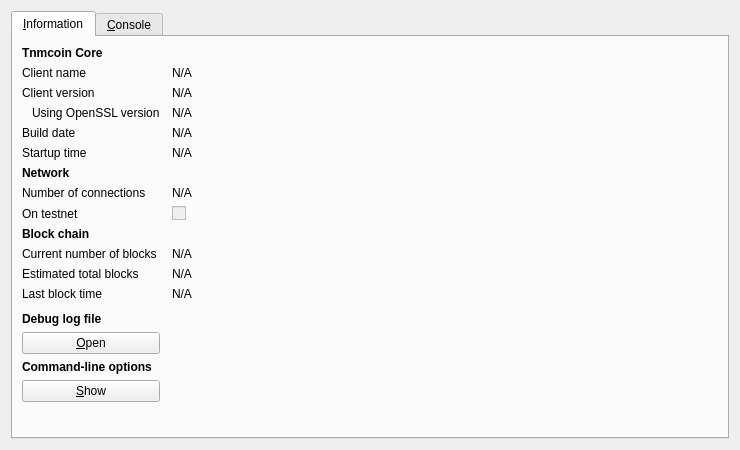
<?xml version="1.0" encoding="UTF-8"?>
<ui version="4.0">
 <class>RPCConsole</class>
 <widget class="QDialog" name="RPCConsole">
  <property name="geometry">
   <rect>
    <x>0</x>
    <y>0</y>
    <width>740</width>
    <height>450</height>
   </rect>
  </property>
  <property name="windowTitle">
   <string>Tnmcoin - Debug window</string>
  </property>
  <layout class="QVBoxLayout" name="verticalLayout_2">
   <item>
    <widget class="QTabWidget" name="tabWidget">
     <property name="currentIndex">
      <number>0</number>
     </property>
     <widget class="QWidget" name="tab_info">
      <attribute name="title">
       <string>&amp;Information</string>
      </attribute>
      <layout class="QGridLayout" name="gridLayout" columnstretch="0,1">
       <property name="horizontalSpacing">
        <number>12</number>
       </property>
       <item row="0" column="0">
        <widget class="QLabel" name="label_9">
         <property name="font">
          <font>
           <weight>75</weight>
           <bold>true</bold>
          </font>
         </property>
         <property name="text">
          <string>Tnmcoin Core</string>
         </property>
        </widget>
       </item>
       <item row="1" column="0">
        <widget class="QLabel" name="label_5">
         <property name="text">
          <string>Client name</string>
         </property>
        </widget>
       </item>
       <item row="1" column="1">
        <widget class="QLabel" name="clientName">
         <property name="cursor">
          <cursorShape>IBeamCursor</cursorShape>
         </property>
         <property name="text">
          <string>N/A</string>
         </property>
         <property name="textFormat">
          <enum>Qt::PlainText</enum>
         </property>
         <property name="textInteractionFlags">
          <set>Qt::LinksAccessibleByMouse|Qt::TextSelectableByKeyboard|Qt::TextSelectableByMouse</set>
         </property>
        </widget>
       </item>
       <item row="2" column="0">
        <widget class="QLabel" name="label_6">
         <property name="text">
          <string>Client version</string>
         </property>
        </widget>
       </item>
       <item row="2" column="1">
        <widget class="QLabel" name="clientVersion">
         <property name="cursor">
          <cursorShape>IBeamCursor</cursorShape>
         </property>
         <property name="text">
          <string>N/A</string>
         </property>
         <property name="textFormat">
          <enum>Qt::PlainText</enum>
         </property>
         <property name="textInteractionFlags">
          <set>Qt::LinksAccessibleByMouse|Qt::TextSelectableByKeyboard|Qt::TextSelectableByMouse</set>
         </property>
        </widget>
       </item>
       <item row="3" column="0">
        <widget class="QLabel" name="label_14">
         <property name="text">
          <string>Using OpenSSL version</string>
         </property>
         <property name="indent">
          <number>10</number>
         </property>
        </widget>
       </item>
       <item row="3" column="1">
        <widget class="QLabel" name="openSSLVersion">
         <property name="cursor">
          <cursorShape>IBeamCursor</cursorShape>
         </property>
         <property name="text">
          <string>N/A</string>
         </property>
         <property name="textFormat">
          <enum>Qt::PlainText</enum>
         </property>
         <property name="textInteractionFlags">
          <set>Qt::LinksAccessibleByMouse|Qt::TextSelectableByKeyboard|Qt::TextSelectableByMouse</set>
         </property>
        </widget>
       </item>
       <item row="4" column="0">
        <widget class="QLabel" name="label_12">
         <property name="text">
          <string>Build date</string>
         </property>
        </widget>
       </item>
       <item row="4" column="1">
        <widget class="QLabel" name="buildDate">
         <property name="cursor">
          <cursorShape>IBeamCursor</cursorShape>
         </property>
         <property name="text">
          <string>N/A</string>
         </property>
         <property name="textFormat">
          <enum>Qt::PlainText</enum>
         </property>
         <property name="textInteractionFlags">
          <set>Qt::LinksAccessibleByMouse|Qt::TextSelectableByKeyboard|Qt::TextSelectableByMouse</set>
         </property>
        </widget>
       </item>
       <item row="5" column="0">
        <widget class="QLabel" name="label_13">
         <property name="text">
          <string>Startup time</string>
         </property>
        </widget>
       </item>
       <item row="5" column="1">
        <widget class="QLabel" name="startupTime">
         <property name="cursor">
          <cursorShape>IBeamCursor</cursorShape>
         </property>
         <property name="text">
          <string>N/A</string>
         </property>
         <property name="textFormat">
          <enum>Qt::PlainText</enum>
         </property>
         <property name="textInteractionFlags">
          <set>Qt::LinksAccessibleByMouse|Qt::TextSelectableByKeyboard|Qt::TextSelectableByMouse</set>
         </property>
        </widget>
       </item>
       <item row="6" column="0">
        <widget class="QLabel" name="label_11">
         <property name="font">
          <font>
           <weight>75</weight>
           <bold>true</bold>
          </font>
         </property>
         <property name="text">
          <string>Network</string>
         </property>
        </widget>
       </item>
       <item row="7" column="0">
        <widget class="QLabel" name="label_7">
         <property name="text">
          <string>Number of connections</string>
         </property>
        </widget>
       </item>
       <item row="7" column="1">
        <widget class="QLabel" name="numberOfConnections">
         <property name="cursor">
          <cursorShape>IBeamCursor</cursorShape>
         </property>
         <property name="text">
          <string>N/A</string>
         </property>
         <property name="textFormat">
          <enum>Qt::PlainText</enum>
         </property>
         <property name="textInteractionFlags">
          <set>Qt::LinksAccessibleByMouse|Qt::TextSelectableByKeyboard|Qt::TextSelectableByMouse</set>
         </property>
        </widget>
       </item>
       <item row="8" column="0">
        <widget class="QLabel" name="label_8">
         <property name="text">
          <string>On testnet</string>
         </property>
        </widget>
       </item>
       <item row="8" column="1">
        <widget class="QCheckBox" name="isTestNet">
         <property name="enabled">
          <bool>false</bool>
         </property>
         <property name="text">
          <string/>
         </property>
        </widget>
       </item>
       <item row="9" column="0">
        <widget class="QLabel" name="label_10">
         <property name="font">
          <font>
           <weight>75</weight>
           <bold>true</bold>
          </font>
         </property>
         <property name="text">
          <string>Block chain</string>
         </property>
        </widget>
       </item>
       <item row="10" column="0">
        <widget class="QLabel" name="label_3">
         <property name="text">
          <string>Current number of blocks</string>
         </property>
        </widget>
       </item>
       <item row="10" column="1">
        <widget class="QLabel" name="numberOfBlocks">
         <property name="cursor">
          <cursorShape>IBeamCursor</cursorShape>
         </property>
         <property name="text">
          <string>N/A</string>
         </property>
         <property name="textFormat">
          <enum>Qt::PlainText</enum>
         </property>
         <property name="textInteractionFlags">
          <set>Qt::LinksAccessibleByMouse|Qt::TextSelectableByKeyboard|Qt::TextSelectableByMouse</set>
         </property>
        </widget>
       </item>
       <item row="11" column="0">
        <widget class="QLabel" name="label_4">
         <property name="text">
          <string>Estimated total blocks</string>
         </property>
        </widget>
       </item>
       <item row="11" column="1">
        <widget class="QLabel" name="totalBlocks">
         <property name="cursor">
          <cursorShape>IBeamCursor</cursorShape>
         </property>
         <property name="text">
          <string>N/A</string>
         </property>
         <property name="textFormat">
          <enum>Qt::PlainText</enum>
         </property>
         <property name="textInteractionFlags">
          <set>Qt::LinksAccessibleByMouse|Qt::TextSelectableByKeyboard|Qt::TextSelectableByMouse</set>
         </property>
        </widget>
       </item>
       <item row="12" column="0">
        <widget class="QLabel" name="label_2">
         <property name="text">
          <string>Last block time</string>
         </property>
        </widget>
       </item>
       <item row="12" column="1">
        <widget class="QLabel" name="lastBlockTime">
         <property name="cursor">
          <cursorShape>IBeamCursor</cursorShape>
         </property>
         <property name="text">
          <string>N/A</string>
         </property>
         <property name="textFormat">
          <enum>Qt::PlainText</enum>
         </property>
         <property name="textInteractionFlags">
          <set>Qt::LinksAccessibleByMouse|Qt::TextSelectableByKeyboard|Qt::TextSelectableByMouse</set>
         </property>
        </widget>
       </item>
       <item row="13" column="0">
        <spacer name="verticalSpacer_2">
         <property name="orientation">
          <enum>Qt::Vertical</enum>
         </property>
         <property name="sizeHint" stdset="0">
          <size>
           <width>20</width>
           <height>20</height>
          </size>
         </property>
        </spacer>
       </item>
       <item row="14" column="0">
        <widget class="QLabel" name="labelDebugLogfile">
         <property name="font">
          <font>
           <weight>75</weight>
           <bold>true</bold>
          </font>
         </property>
         <property name="text">
          <string>Debug log file</string>
         </property>
        </widget>
       </item>
       <item row="15" column="0">
        <widget class="QPushButton" name="openDebugLogfileButton">
         <property name="toolTip">
          <string>Open the Tnmcoin debug log file from the current data directory. This can take a few seconds for large log files.</string>
         </property>
         <property name="text">
          <string>&amp;Open</string>
         </property>
         <property name="autoDefault">
          <bool>false</bool>
         </property>
        </widget>
       </item>
       <item row="16" column="0">
        <widget class="QLabel" name="labelCLOptions">
         <property name="font">
          <font>
           <weight>75</weight>
           <bold>true</bold>
          </font>
         </property>
         <property name="text">
          <string>Command-line options</string>
         </property>
        </widget>
       </item>
       <item row="17" column="0">
        <widget class="QPushButton" name="showCLOptionsButton">
         <property name="toolTip">
          <string>Show the Tnmcoin-Qt help message to get a list with possible Tnmcoin command-line options.</string>
         </property>
         <property name="text">
          <string>&amp;Show</string>
         </property>
         <property name="autoDefault">
          <bool>false</bool>
         </property>
        </widget>
       </item>
       <item row="18" column="0">
        <spacer name="verticalSpacer">
         <property name="orientation">
          <enum>Qt::Vertical</enum>
         </property>
         <property name="sizeHint" stdset="0">
          <size>
           <width>20</width>
           <height>40</height>
          </size>
         </property>
        </spacer>
       </item>
      </layout>
     </widget>
     <widget class="QWidget" name="tab_console">
      <attribute name="title">
       <string>&amp;Console</string>
      </attribute>
      <layout class="QVBoxLayout" name="verticalLayout_3">
       <property name="spacing">
        <number>3</number>
       </property>
       <item>
        <widget class="QTextEdit" name="messagesWidget">
         <property name="minimumSize">
          <size>
           <width>0</width>
           <height>100</height>
          </size>
         </property>
         <property name="readOnly">
          <bool>true</bool>
         </property>
         <property name="tabKeyNavigation" stdset="0">
          <bool>false</bool>
         </property>
         <property name="columnCount" stdset="0">
          <number>2</number>
         </property>
        </widget>
       </item>
       <item>
        <layout class="QHBoxLayout" name="horizontalLayout">
         <property name="spacing">
          <number>3</number>
         </property>
         <item>
          <widget class="QLabel" name="label">
           <property name="text">
            <string notr="true">&gt;</string>
           </property>
          </widget>
         </item>
         <item>
          <widget class="QLineEdit" name="lineEdit"/>
         </item>
         <item>
          <widget class="QPushButton" name="clearButton">
           <property name="maximumSize">
            <size>
             <width>24</width>
             <height>24</height>
            </size>
           </property>
           <property name="toolTip">
            <string>Clear console</string>
           </property>
           <property name="text">
            <string/>
           </property>
           <property name="icon">
            <iconset resource="../bitcoin.qrc">
             <normaloff>:/icons/remove</normaloff>:/icons/remove</iconset>
           </property>
           <property name="shortcut">
            <string notr="true">Ctrl+L</string>
           </property>
           <property name="autoDefault">
            <bool>false</bool>
           </property>
          </widget>
         </item>
        </layout>
       </item>
      </layout>
     </widget>
    </widget>
   </item>
  </layout>
 </widget>
 <resources>
  <include location="../bitcoin.qrc"/>
 </resources>
 <connections/>
</ui>
